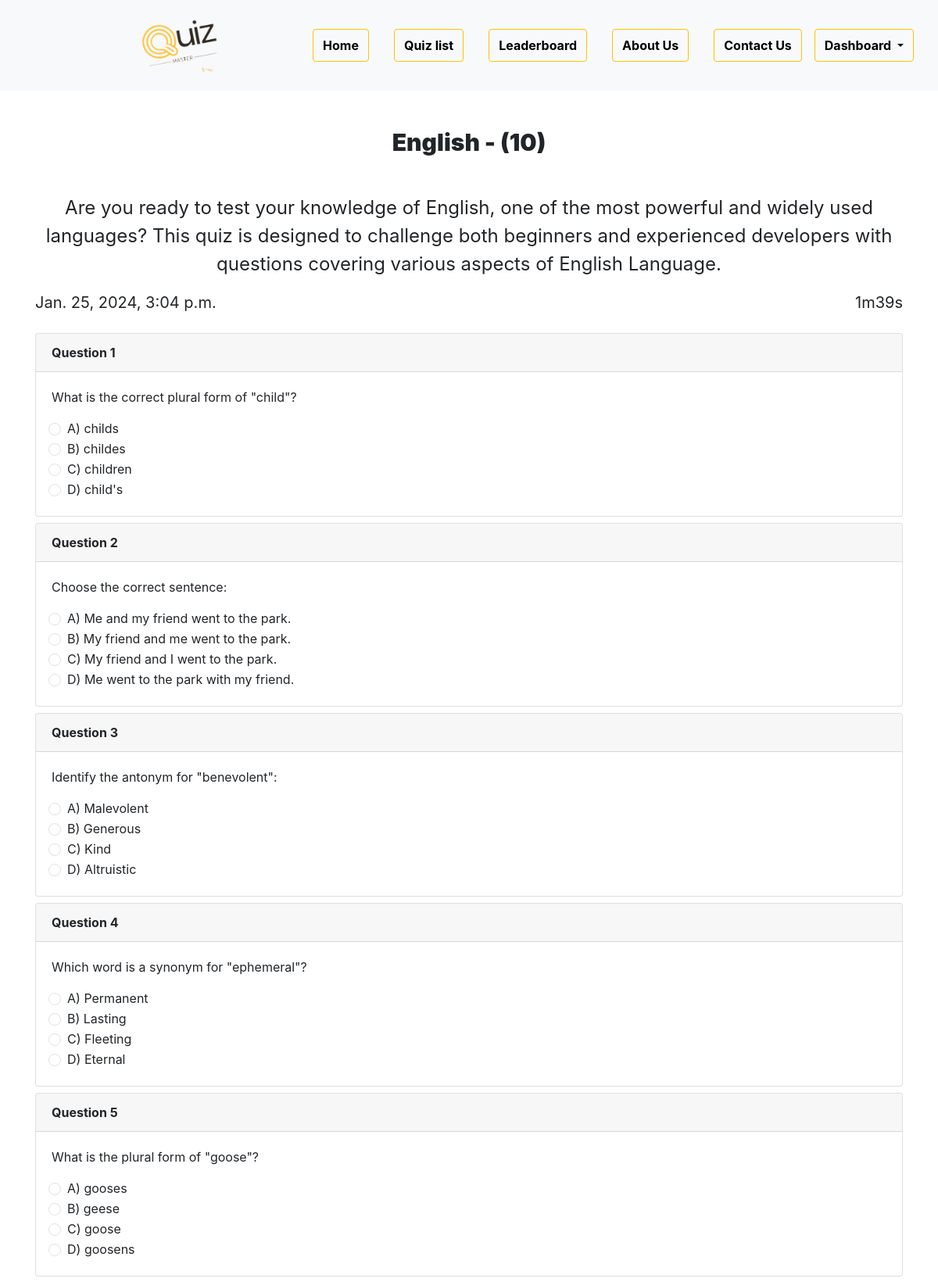
Screenshot of /quim/7 (signed in, upper part) with the database file from the repository.
### quizm/models.py (models this page shows, shortened)
class Quiz(models.Model):
    title = models.CharField(max_length=255)
    description = models.TextField()
    category = models.ForeignKey(Category, on_delete=models.CASCADE)
    quiz_file = models.FileField(upload_to='quiz/')
    created_at = models.DateTimeField(auto_now_add=True)
    updated_at = models.DateTimeField(auto_now=True)
    image = models.ImageField(
        upload_to='uploads/', blank=True, null=True)
    class Meta:
        verbose_name_plural = 'Quizzes'

class Question(models.Model):
    quiz = models.ForeignKey(Quiz, on_delete=models.CASCADE)
    text = models.TextField()

class Choice(models.Model):
    question = models.ForeignKey(Question, on_delete=models.CASCADE)
    text = models.CharField(max_length=255)
    is_correct = models.BooleanField(default=False)

### quizm/views.py (the view, shortened to what this page needs)
# urls.py: path('<int:quiz_id>', views.quiz_view, name='quiz'),
@login_required(login_url='user_login')
def quiz_view(request, quiz_id):
    user_object = request.user
    quiz = get_object_or_404(Quiz, id=quiz_id)
    total_questions = quiz.question_set.all().count()
    context = {"user_profile": 'sakil', "quiz": quiz}
    return render(request, 'quiz.html', context)

### quizm/templates/quiz.html (shortened to what this page needs)
{% extends 'base.html' %}
{% block content %}
<h1 class="display-4 text-center my-5 htext">{{quiz.title}} - ({{quiz.question_set.all|length}})</h1>
<p class="fs-4 text-center container">{{quiz.description}}</p>
<div class="container">
    <div class="d-flex justify-content-between">
        <span class="fs-5">{{quiz.created_at}}</span>
        <span class="fs-5" id="timer">00</span>
    </div>
    <div class="questions my-4">
        {% for question in quiz.question_set.all %}
        <div class="card mb-2 question">
            <div class="card-header fw-bold">
                Question {{forloop.counter}}
            </div>
            <div class="card-body">
                <p class="card-text">{{question.text}}</p>
                {% for option in question.choice_set.all %}
                <div class="form-check">
                    <label class="form-check-label" for="{{option.id}}">
                        <input class="form-check-input" value="{{option.text}}" type="radio"
                            name="{{option.question.id}}" id="{{option.id}}">
                        {{option.text}}
                    </label>
                </div>
                {% endfor %}
            </div>
        </div>
        {% endfor %}
    </div>
</div>
{% endblock content %}

### quizm/templates/quiz.html (style rules this page uses)
.htext { margin-bottom: 30px; font-size: 30px; font-weight: 900; }

### rows the page displays
Quiz: title "English", question_set.all|length "10", description "Are you ready to test your knowledge of English, one of the most powerful and widely used languages? This quiz is designed to challenge both beginners and experienced developers with questions covering various aspects of English Language.", created_at "Jan. 25, 2024, 3:04 p.m."
Question: text "What is the correct plural form of \"child\"?"
Choice: text "A) childs"
Choice: text "B) childes"
Choice: text "C) children"
Choice: text "D) child's"
Question: text "Choose the correct sentence:"
Choice: text "A) Me and my friend went to the park."
Choice: text "B) My friend and me went to the park."
Choice: text "C) My friend and I went to the park."
Choice: text "D) Me went to the park with my friend."
Question: text "Identify the antonym for \"benevolent\":"
Choice: text "A) Malevolent"
Choice: text "B) Generous"
Choice: text "C) Kind"
Choice: text "D) Altruistic"
Question: text "Which word is a synonym for \"ephemeral\"?"
Choice: text "A) Permanent"
Choice: text "B) Lasting"
Choice: text "C) Fleeting"
Choice: text "D) Eternal"
Question: text "What is the plural form of \"goose\"?"
Choice: text "A) gooses"
Choice: text "B) geese"
Choice: text "C) goose"
Choice: text "D) goosens"
